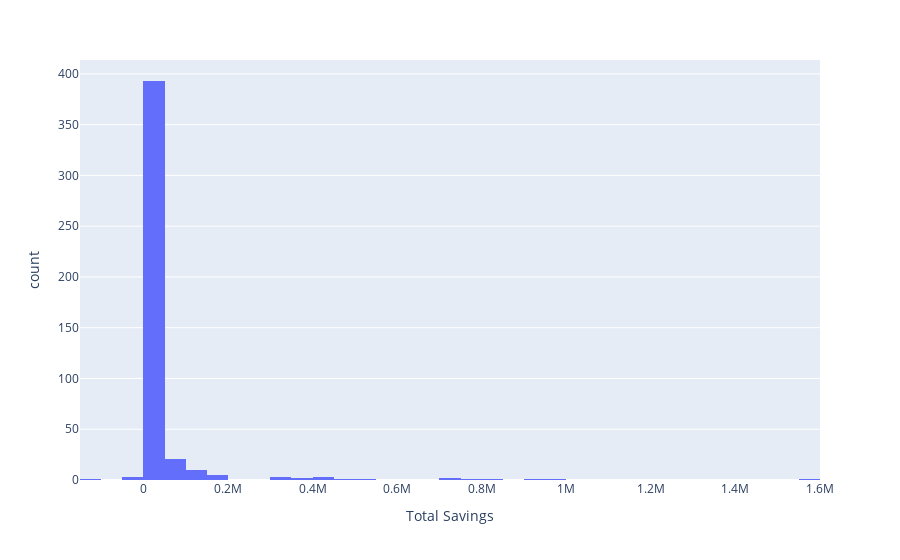

The code cell stored with this chart in its notebook:
### Code cell
px.histogram(data_frame=df, x='Total Savings')

### Figure 1 — Plotly figure (JSON) as saved in the notebook; plotly's stock layout.template omitted (floating-point values rounded to 4 significant figures; data arrays with more than 128 entries replaced by an {"elided": "..."} marker saying what was removed)
{"data": [{"alignmentgroup": "True", "bingroup": "x", "hovertemplate": "Total Savings=%{x}<br>count=%{y}<extra></extra>", "legendgroup": "", "marker": {"color": "#636efa", "pattern": {"shape": ""}}, "name": "", "offsetgroup": "", "orientation": "v", "showlegend": false, "type": "histogram", "x": {"elided": "450 float values"}, "xaxis": "x", "yaxis": "y"}], "layout": {"barmode": "relative", "legend": {"tracegroupgap": 0}, "margin": {"t": 60}, "xaxis": {"anchor": "y", "domain": [0, 1], "title": {"text": "Total Savings"}}, "yaxis": {"anchor": "x", "domain": [0, 1], "title": {"text": "count"}}}}
